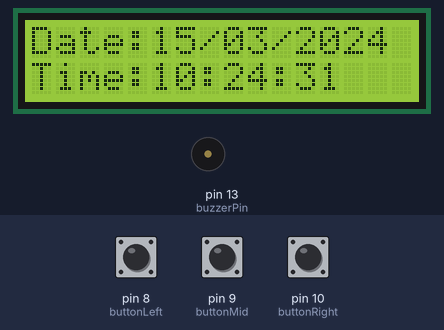
The sketch below on a simulated Arduino Uno, built with avr-gcc and run on an emulated ATmega328P. On the bench: 16×2 character LCD, buzzer (waves = sounding, pin HIGH). The inputs (shaded band) are chosen by the test bench; at power-on: pin 8 (buttonLeft) LOW, pin 9 (buttonMid) LOW, pin 10 (buttonRight) LOW. The local clock reads 2024-03-15 10:24:30 at power-on unless the sketch sets it.

Above: at 1.2 s.
1.3 s: pin 8 (buttonLeft) pulled HIGH for 0.15 s
At 2.8 s:
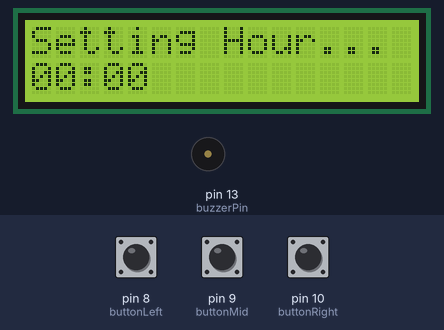
3.3 s: pin 9 (buttonMid) pulled HIGH for 1 s
At 4.2 s:
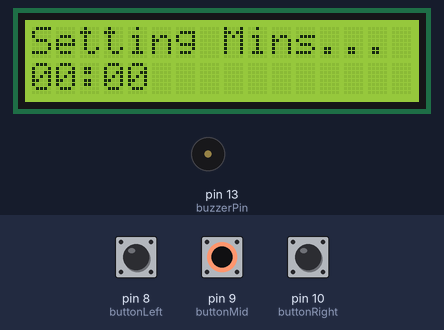
5.8 s: pin 10 (buttonRight) pulled HIGH for 0.15 s
At 6.6 s:
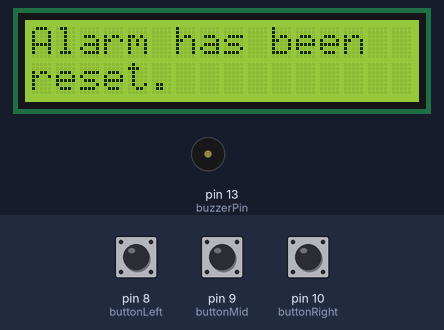
8.3 s: pin 9 (buttonMid) pulled HIGH for 0.15 s
At 8.8 s:
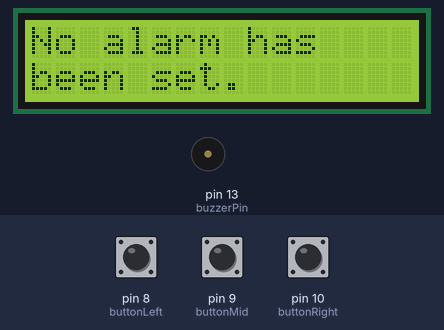
11.4 s: pin 8 (buttonLeft) pulled HIGH for 1 s
At 11.8 s:
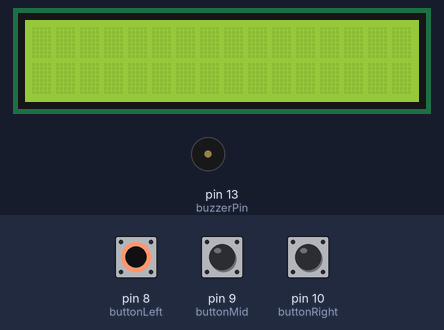
13.9 s: pin 9 (buttonMid) pulled HIGH for 3.2 s
At 15.3 s:
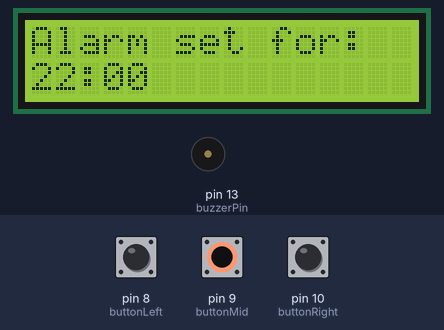
Timing chart, 0 to 16.9 s (numbered marks = the images above; inputs shaded):
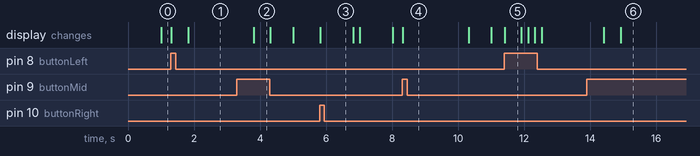

Measured:
- after the input at 1.3 s, the display: first changes at once (image 1 shows a later state)
- after the input at 3.3 s, the display: changes after 0.51 s (image 2)
- after the input at 5.8 s, the display: changes at once (image 3)
- after the input at 8.3 s, the display: changes at once (image 4)
- after the input at 11.4 s, the display: changes at once (image 5)
- after the input at 13.9 s, the display: first changes after 0.51 s (image 6 shows a later state)
- what the display in image 5 shows lasts 0.5 s, from 11.4 s to 11.9 s

The sketch:

Alarm_Clock_Code.ino
```cpp
#include <Wire.h>
#include <LiquidCrystal.h> //Library for the LCD display.
#include "RTClib.h" //Library for the RTC module - had to download from https://www.arduinolibraries.info/libraries/rt-clib.

#define SIG A0

//Digital Pins and States for the buttons.
const int buttonLeft = 8;
const int buttonMid = 9;
const int buttonRight = 10;
int buttonStateLeft = 0;
int buttonStateRight = 0;
int buttonStateMid = 0;

//Digit Pin for the ultrasonic.
const int pingPin = 6;

//Digital Pin for the buzzer.
int buzzerPin = 13;

//Using the Digital Pins to set up the LCD screen.
LiquidCrystal lcd(12, 11, 5, 4, 3, 2);

//Variables and functions needed for the RTC.
RTC_DS3231 rtc;
DateTime now; //Stores the current date.
void showDate(void);
void showTime(void);
void setAlarm(void);
void resetAlarm(void);
void showtAlarm(void);
bool settingAlarm = false; //Setting alarm clock mode.
int hourSet = -1; //The set alarm hour.
int minSet = -1; //The set alarm minute.
int currentHour = 0; //Keeps track of the hour when setting the alarm.
int currentMin = 0; //Keeps track of the min when setting the alarm.


void setup ()
{
  Serial.begin(9600); // Starting Serial Terminal.
  // Initalizing the LCD screen.
  lcd.begin(16,2);
  // Initializing the buttons.
  pinMode(buttonLeft, INPUT);
  pinMode(buttonMid, INPUT);
  pinMode(buttonRight, INPUT);
  // Initialzing the buzzer.
  pinMode(buzzerPin, OUTPUT);
  // Initializes the RTC.
  rtc.begin();
}

void loop ()
{
   // Check input of buttons.
   buttonStateLeft = digitalRead(buttonLeft);
   buttonStateMid = digitalRead(buttonMid);
   buttonStateRight = digitalRead(buttonRight);

  //ALARM MODE - Check if the alarm is set and the button hasnt been pressed and the hour and min are valid.
  if(now.hour() == hourSet && (now.minute() == minSet || now.minute() == minSet+1 || now.minute() == minSet+2)){
      lcd.setCursor(0,0);
      lcd.print("Wakey Wakey!");
      lcd.print("   "); //To clear previous line.
      lcd.setCursor(0,1);
      lcd.print("Press Center.");
      lcd.print("   "); //To clear previous line.
    //Stop alarm by pressing the middle button.
    if(buttonStateMid == 1){
      hourSet = -1; //Set alarm and minutes back to 0.
      minSet = -1;
      delay(1000);
      Serial.write("stop\n");
      Serial.flush();
    } else {
      //buzzer(); //Sound of the buzzer.
      String distance = (String) getReading();
      //Running the car code.
      Serial.write("start ");
      Serial.print(distance);
      Serial.write("\n");
      Serial.flush();
      //Sending and raspberry pi.
    }
  } else {
    //If setting Alarm mode isn't on - DEFAULT MODE.
    if(settingAlarm == false)
    {
      now = rtc.now(); //Get current date and time.
      showDate(); //Shows the date and time.
      showTime();

      //Left button - SETTING ALARM MODE.
      if(buttonStateLeft == 1)
      {
        settingAlarm = true;
        resetAlarm();
        lcd.clear();
        delay(500);
      //Right button - RESET ALARM.
      } else if(buttonStateRight == 1){
        lcd.clear();
        resetAlarm();
        lcd.setCursor(0,0);
        lcd.print("Alarm has been");
        lcd.setCursor(0,1);
        lcd.print("reset.");
        delay(1000);
      //SHOW ALARM.
      } else if(buttonStateMid == 1){
        showAlarm();
      }
    } else {
      setAlarm();
    }
  }
}

//This function is in charge of setting the time for the alarm.
void setAlarm(){
  //Setting the hour.
    if(hourSet == -1){
      lcd.setCursor(0,0);
      lcd.print("Setting Hour...");
      lcd.setCursor(0,1);
      addExtra(currentHour); //Add Leading Zeros.
      lcd.print(currentHour);
      lcd.print(":00");
      lcd.print("        "); //To clear previous line.
      //If you press the middle button again. Sets the hour.
      if(buttonStateMid == 1)
      {
        hourSet = currentHour;
        currentHour = 0;
        delay(500);
        //Decreasing the hour.
      } else if(buttonStateLeft == 1){
        if(currentHour == 0){
          currentHour = 24;
        } else {
          currentHour--;
        }
        delay(200);
        //Increasing the hour.
      } else if(buttonStateRight == 1){
        if(currentHour == 24){
          currentHour = 0;
        } else {
          currentHour++;
        }
        delay(200);
      }
    } else if (minSet == -1){
      lcd.setCursor(0,0);
      lcd.print("Setting Mins...");
      lcd.setCursor(0,1);
      addExtra(hourSet); //Add Leading Zeros.
      lcd.print(hourSet);
      lcd.print(":");
      addExtra(currentMin); //Add Leading Zeros.
      lcd.print(currentMin);
      lcd.print("        "); //To clear previous line
      //If you press the middle button again. Sets the hour.
      if(buttonStateMid == 1)
      {
        settingAlarm = false; //To exit alarm setting mode.
        minSet = currentMin;
        currentMin = 0;
        delay(500);
        //Decreasing the hour.
      } else if(buttonStateLeft == 1){
        if(currentMin == 0){
          currentMin = 59;
        } else {
          currentMin--;
        }
        delay(200);
        //Increasing the hour.
      } else if(buttonStateRight == 1){
        if(currentMin == 59){
          currentMin = 0;
        } else {
          currentMin++;
        }
        delay(200);
      }
    }
 }


//Resetting the alarm times.
void resetAlarm(){
  //If hourSet and hourmin have values set it to null.
  if(hourSet != -1 || minSet != -1){
      hourSet = minSet = -1;
  }
 }

//Show the alarm the user has set.
void showAlarm(){
  lcd.clear();
  lcd.setCursor(0,0);
  if(hourSet != -1 && minSet != 1){
    lcd.print("Alarm set for:");
    lcd.setCursor(0,1);
    addExtra(hourSet); //Add Leading Zeros.
    lcd.print(hourSet);
    lcd.print(":");
    addExtra(minSet); //Add Leading Zeros.
    lcd.print(minSet);
  } else {
    lcd.print("No alarm has");
    lcd.setCursor(0,1);
    lcd.print("been set.");
  }
  delay(2000);
}

void showDate()
 {
  lcd.setCursor(0,0);
  lcd.print("Date:");
  addExtra(now.day()); //Add Leading Zeros.
  lcd.print(now.day());
  lcd.print('/');
  addExtra(now.month()); //Add Leading Zeros.
  lcd.print(now.month());
  lcd.print('/');
  addExtra(now.year()); //Add Leading Zeros.
  lcd.print(now.year());
  lcd.print("   ");
 }

 void showTime()
 {
  lcd.setCursor(0,1);
  lcd.print("Time:");
  addExtra(now.hour()); //Add Leading Zeros.
  lcd.print(now.hour());
  lcd.print(':');
  addExtra(now.minute()); //Add Leading Zeros.
  lcd.print(now.minute());
  lcd.print(':');
  addExtra(now.second()); //Add Leading Zeros.
  lcd.print(now.second());
  lcd.print("   ");
 }

//Makes the buzzer sound go on and off.
 void buzzer(){
  tone(buzzerPin, 523, 1000);
 }

 void addExtra(int var){
  if(var < 10){
    lcd.print('0');
  }
 }

int getReading(){
  unsigned long rxTime;
  float distance;
  pinMode(SIG, OUTPUT);

  digitalWrite(SIG, HIGH);
  delayMicroseconds(20);
  digitalWrite(SIG, LOW);
  pinMode(SIG, INPUT);
  rxTime = pulseIn(SIG, HIGH);
  distance = (float) rxTime * 34 /2000.0;
  if(distance < 2){
    distance = 0;
  }
  if(distance > 800){
    distance = 0;
  }
  delay(10);
  return round(distance);
}
```
